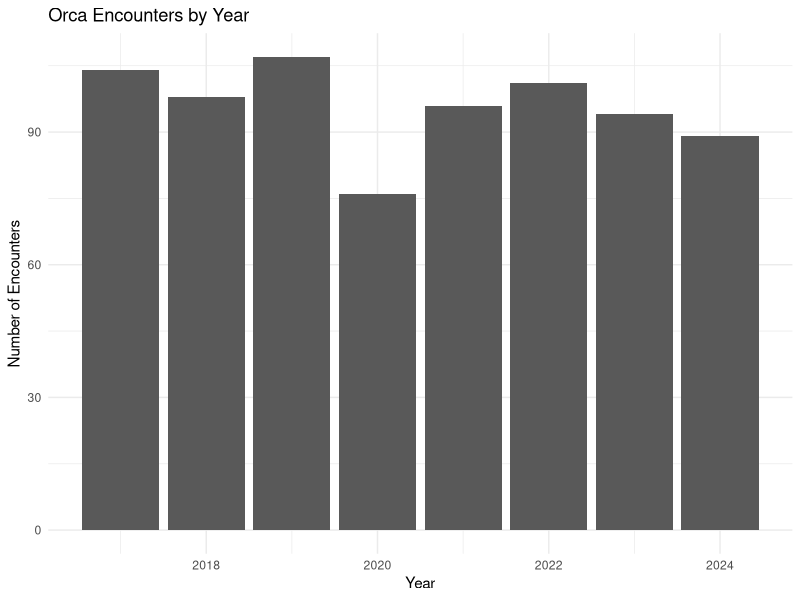

Recreate this plot in R.
## ---- chunk 1

library(tidyverse)

## ---- chunk 2
orca_data <- readr::read_csv("data/orcas.csv")

orca_data |> 
  dplyr::glimpse()
## ---- chunk 3

missing_date <- orca_data |> 
  dplyr::filter(is.na(date))
min_date <- orca_data |> 
  dplyr::filter(!is.na(date)) |> 
  dplyr::summarise(min_date = min(date))
max_date <- orca_data |> 
  dplyr::filter(!is.na(date)) |> 
  dplyr::summarise(max_date = max(date))


write_csv(orca_data |> head(50), "data/orcas_sample.csv")
## ---- chunk 4

# makek a bar plot of encounters by year where every year is labeled on the x axis

orca_data |> 
  dplyr::filter(!is.na(year))|> 
  ggplot(aes(x = year)) +
  geom_bar() +
  labs(title = "Orca Encounters by Year",
       x = "Year",
       y = "Number of Encounters") +
  theme_minimal()




